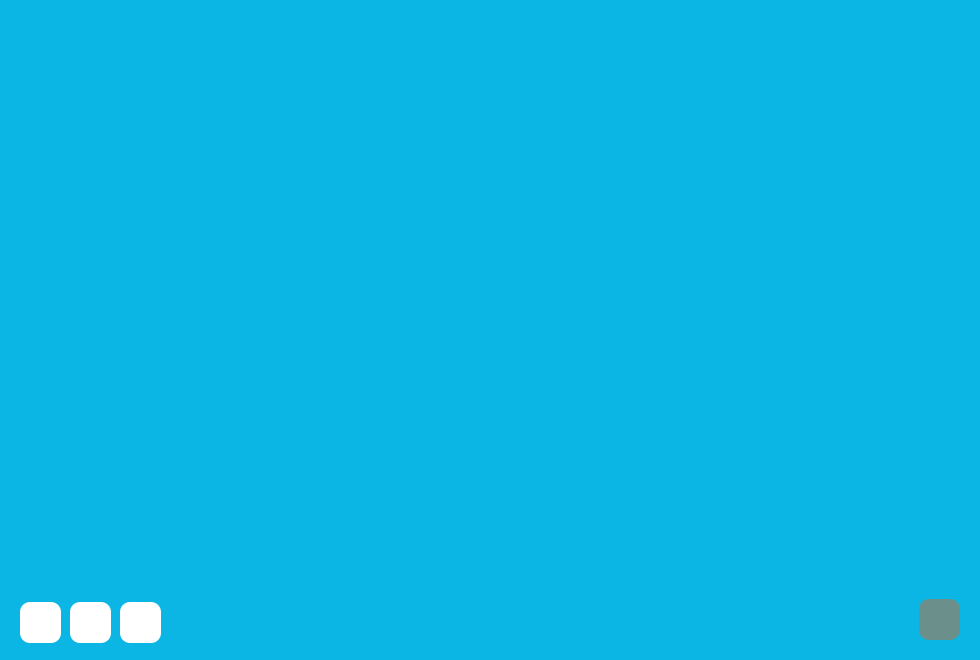
<?xml version="1.0" encoding="UTF-8"?>
<ui version="4.0">
 <class>Rekam</class>
 <widget class="QWidget" name="Rekam">
  <property name="geometry">
   <rect>
    <x>0</x>
    <y>0</y>
    <width>980</width>
    <height>660</height>
   </rect>
  </property>
  <property name="minimumSize">
   <size>
    <width>980</width>
    <height>660</height>
   </size>
  </property>
  <property name="maximumSize">
   <size>
    <width>980</width>
    <height>660</height>
   </size>
  </property>
  <property name="windowTitle">
   <string>Rekam</string>
  </property>
  <property name="windowIcon">
   <iconset>
    <normaloff>../../../../../../.designer/backup/resource/teeth.png</normaloff>../../../../../../.designer/backup/resource/teeth.png</iconset>
  </property>
  <property name="styleSheet">
   <string notr="true">background-color:#0bb6e4;</string>
  </property>
  <widget class="QPushButton" name="play_btn">
   <property name="geometry">
    <rect>
     <x>20</x>
     <y>602</y>
     <width>41</width>
     <height>41</height>
    </rect>
   </property>
   <property name="styleSheet">
    <string notr="true">QPushButton
{
	background-color:#ffffff;
border:0px;
border-radius:10px;
}
QPushButton:hover
{
	background-color:#5555ff;
color:#ffffff;
}</string>
   </property>
   <property name="text">
    <string/>
   </property>
   <property name="default">
    <bool>false</bool>
   </property>
   <property name="flat">
    <bool>true</bool>
   </property>
  </widget>
  <widget class="QPushButton" name="save_btn">
   <property name="geometry">
    <rect>
     <x>120</x>
     <y>602</y>
     <width>41</width>
     <height>41</height>
    </rect>
   </property>
   <property name="styleSheet">
    <string notr="true">QPushButton
{
	background-color:#ffffff;
border:0px;
border-radius:10px;
}
QPushButton:hover
{
	background-color:#5555ff;
color:#ffffff;
}</string>
   </property>
   <property name="text">
    <string/>
   </property>
   <property name="flat">
    <bool>true</bool>
   </property>
  </widget>
  <widget class="QPushButton" name="stop_btn">
   <property name="geometry">
    <rect>
     <x>70</x>
     <y>602</y>
     <width>41</width>
     <height>41</height>
    </rect>
   </property>
   <property name="styleSheet">
    <string notr="true">QPushButton
{
	background-color:#ffffff;
border:0px;
border-radius:10px;
}
QPushButton:hover
{
	background-color:#5555ff;
color:#ffffff;
}</string>
   </property>
   <property name="text">
    <string/>
   </property>
   <property name="flat">
    <bool>true</bool>
   </property>
  </widget>
  <widget class="QLabel" name="imageLabel">
   <property name="geometry">
    <rect>
     <x>10</x>
     <y>10</y>
     <width>980</width>
     <height>640</height>
    </rect>
   </property>
   <property name="minimumSize">
    <size>
     <width>640</width>
     <height>480</height>
    </size>
   </property>
   <property name="maximumSize">
    <size>
     <width>1280</width>
     <height>720</height>
    </size>
   </property>
   <property name="frameShape">
    <enum>QFrame::NoFrame</enum>
   </property>
   <property name="frameShadow">
    <enum>QFrame::Sunken</enum>
   </property>
   <property name="lineWidth">
    <number>1</number>
   </property>
   <property name="text">
    <string/>
   </property>
  </widget>
  <widget class="QLabel" name="label">
   <property name="geometry">
    <rect>
     <x>0</x>
     <y>0</y>
     <width>1044</width>
     <height>660</height>
    </rect>
   </property>
   <property name="styleSheet">
    <string notr="true">background-color:#0bb6e4;</string>
   </property>
   <property name="text">
    <string/>
   </property>
  </widget>
  <widget class="QPushButton" name="exit_btn">
   <property name="geometry">
    <rect>
     <x>919</x>
     <y>599</y>
     <width>41</width>
     <height>41</height>
    </rect>
   </property>
   <property name="styleSheet">
    <string notr="true">QPushButton{
	background-color:rgba(255, 85, 0, 100);
	border:0px;
	border-radius:10px;
}
QPushButton:hover{
	background-color:rgba(255,0,0,200);
border:0px;
}</string>
   </property>
   <property name="text">
    <string/>
   </property>
   <property name="flat">
    <bool>true</bool>
   </property>
  </widget>
  <widget class="QLabel" name="rekam_label">
   <property name="geometry">
    <rect>
     <x>980</x>
     <y>0</y>
     <width>220</width>
     <height>41</height>
    </rect>
   </property>
   <property name="styleSheet">
    <string notr="true">QLabel{
background-color:#4b4b4b;
color:#ffffff;
}</string>
   </property>
   <property name="text">
    <string>Merekam...</string>
   </property>
   <property name="alignment">
    <set>Qt::AlignCenter</set>
   </property>
  </widget>
  <zorder>label</zorder>
  <zorder>imageLabel</zorder>
  <zorder>play_btn</zorder>
  <zorder>save_btn</zorder>
  <zorder>stop_btn</zorder>
  <zorder>exit_btn</zorder>
  <zorder>rekam_label</zorder>
 </widget>
 <resources/>
 <connections/>
</ui>
